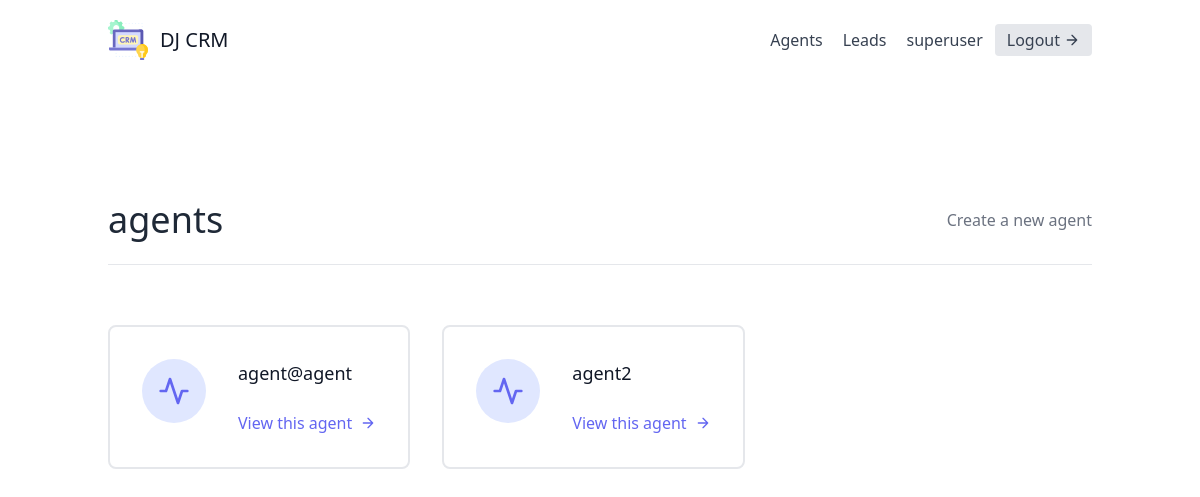
Screenshot of /agents/ (signed in) with the database file from the repository.
### leads/models.py (models this page shows, shortened)
class User(AbstractUser):
    is_organizer = models.BooleanField(default=True)
    is_agent = models.BooleanField(default=False)

class Agent(models.Model):
    user : User = models.OneToOneField(User, on_delete=models.CASCADE)
    organization = models.ForeignKey(UserProfile, on_delete=models.CASCADE)

### agents/views.py (the view)
# urls.py: path("", AgentListView.as_view(), name="agent-list"),
class AgentListView(OrganiserAndLoginRequiredMixin, generic.ListView):
    template_name = "agents/agent_list.html"
    context_object_name = "agents"
    def get_queryset(self):
        organization = self.request.user.userprofile
        return Agent.objects.filter(organization=organization)

### agents/mixins.py (called while the page is built)
    def dispatch(self, request, *args, **kwargs):
        if not request.user.is_authenticated or not request.user.is_organizer:
            return redirect("leads:lead-list")
        return super().dispatch(request, *args, **kwargs)

### agents/templates/agents/agent_list.html (shortened to what this page needs)
{% extends "base.html" %} {% block content %}
<section class="text-gray-700 body-font">
  <div class="container px-5 py-24 mx-auto flex flex-wrap">
    <div class="w-full mb-6 py-6 flex justify-between items-center border-b border-gray-200">
        <div>
            <h1 class="text-4xl text-gray-800">agents</h1>
        </div>
        <div>
            <a class="text-gray-500 hover:text-blue-500" href="{% url 'agents:agent-create' %}">
                Create a new agent
            </a>
        </div>
    </div>
    <div class="mt-5 flex flex-wrap -m-4">
      {% for agent in agents %}
      <div class="p-4 lg:w-1/2 md:w-full">
        <div
          class="flex border-2 rounded-lg border-gray-200 p-8 sm:flex-row flex-col"
        >
          <div
            class="w-16 h-16 sm:mr-8 sm:mb-0 mb-4 inline-flex items-center justify-center rounded-full bg-indigo-100 text-indigo-500 flex-shrink-0"
          >
            <svg
              fill="none"
              stroke="currentColor"
              stroke-linecap="round"
              stroke-linejoin="round"
              stroke-width="2"
              class="w-8 h-8"
              viewBox="0 0 24 24"
            >
              <path d="M22 12h-4l-3 9L9 3l-3 9H2"></path>
            </svg>
          </div>
          <div class="flex-grow">
            <h2 class="text-gray-900 text-lg title-font font-medium mb-3">
              {{agent.user.username}}
            </h2>
            <a href="{% url 'agents:agent-detail' agent.pk %}" class="mt-3 text-indigo-500 inline-flex items-center">
              View this agent
              <svg
                fill="none"
                stroke="currentColor"
                stroke-linecap="round"
                stroke-linejoin="round"
                stroke-width="2"
                class="w-4 h-4 ml-2"
                viewBox="0 0 24 24"
              >
                <path d="M5 12h14M12 5l7 7-7 7"></path>
              </svg>
            </a>
          </div>
        </div>
      </div>
      {% endfor %}
    </div>
  </div>
</section>
{% endblock content %}

### templates/navbar.html (shortened to what this page needs)
<header class="text-gray-700 body-font">
    <div class="container mx-auto flex flex-wrap p-5 flex-col md:flex-row items-center">
      <a href="" class="flex title-font font-medium items-center text-gray-900 mb-4 md:mb-0">
        <span class="ml-3 text-xl">DJ CRM</span>
      </a>
      <nav class="md:ml-auto flex flex-wrap items-center text-base justify-center">
          {% if not request.user.is_authenticated %}
            <a href="{% url 'signup'%}" class="mr-5 hover:text-gray-900">Signup</a>
          {% else %}
            {% if request.user.is_organizer %}
              <a href="{% url 'agents:agent-list' %}" class="mr-5 hover:text-gray-900">Agents</a>
            {% endif %}
              <a href="{% url 'leads:lead-list' %}" class="mr-5 hover:text-gray-900">Leads</a>
          {% endif %}
        </nav>
      {% if request.user.is_authenticated %}
      {{request.user.username}}
      <a href="{% url 'logout'%}" class="ml-3 inline-flex items-center bg-gray-200 border-0 py-1 px-3 focus:outline-none hover:bg-gray-300 rounded text-base mt-4 md:mt-0">
        Logout
          <svg fill="none" stroke="currentColor" stroke-linecap="round" stroke-linejoin="round" stroke-width="2" class="w-4 h-4 ml-1" viewBox="0 0 24 24">
              <path d="M5 12h14M12 5l7 7-7 7"></path>
          </svg>
      </a>
      {% endif %}
    </div>
</header>

### rows the page displays
User: user.username "superuser"
Agent: user.username "agent@agent"
Agent: user.username "agent2"
